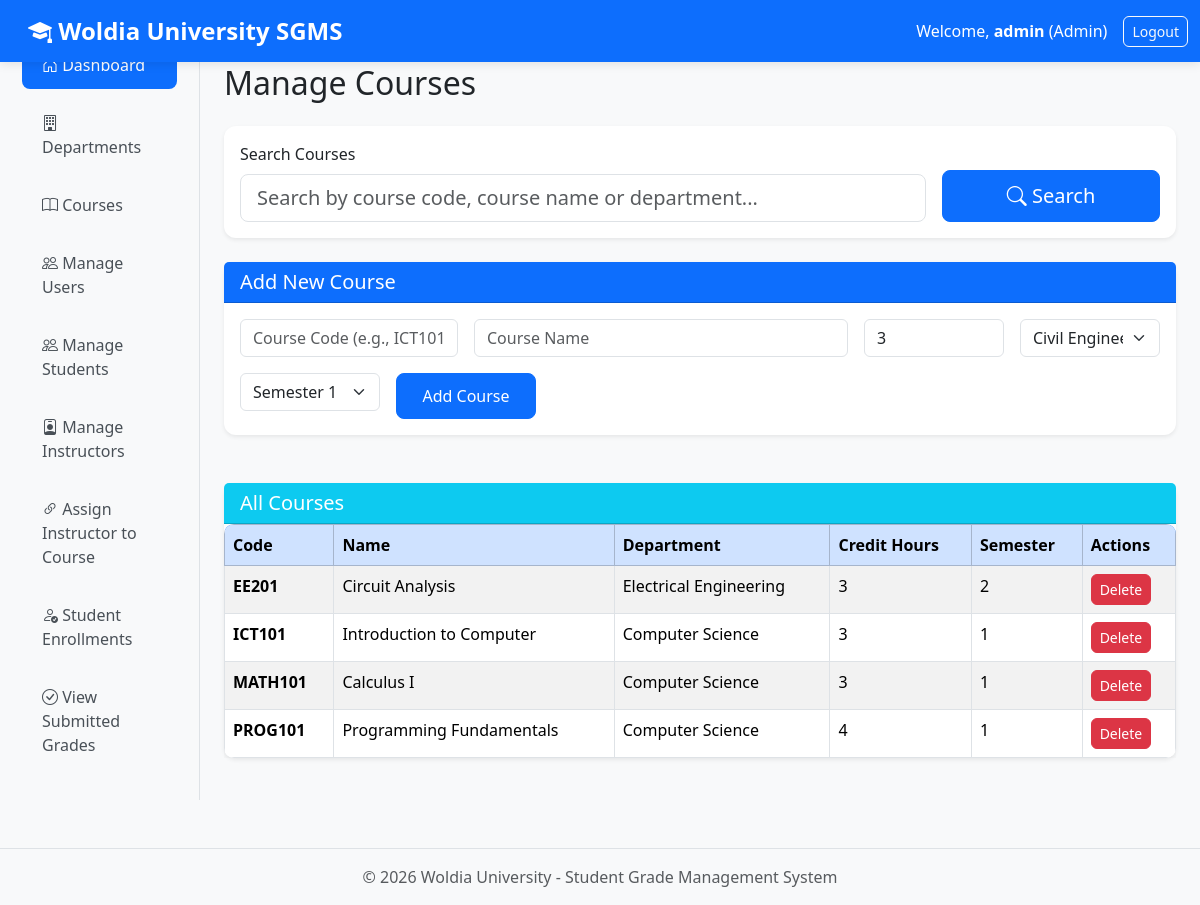
The page /admin/manage_courses.php (signed in) on the database its author committed.
### tables this page shows
CREATE TABLE courses (
    id INT AUTO_INCREMENT PRIMARY KEY,
    course_code VARCHAR(20) UNIQUE NOT NULL,   
    course_name VARCHAR(100) NOT NULL,
    dept_id INT,
    credit_hours INT NOT NULL DEFAULT 3,
    semester INT NOT NULL,   
    FOREIGN KEY (dept_id) REFERENCES departments(id) ON DELETE SET NULL
);

CREATE TABLE departments (
    id INT AUTO_INCREMENT PRIMARY KEY,
    dept_code VARCHAR(10) UNIQUE NOT NULL,   
    dept_name VARCHAR(100) NOT NULL          
);

### admin/manage_courses.php (the view, shortened to what this page needs)
<?php include '../includes/header.php'; ?>
<h2 class="mb-4">Manage Courses</h2>
<div class="card mb-4 shadow-sm">
    <div class="card-body">
        <form method="GET" class="row g-3 align-items-end">
            <div class="col-md-9">
                <label for="search" class="form-label">Search Courses</label>
                <input type="text"
                       name="search"
                       id="search"
                       class="form-control form-control-lg"
                       placeholder="Search by course code, course name or department..."
                       value="<?= htmlspecialchars($_GET['search'] ?? '') ?>">
            </div>
            <div class="col-md-3">
                <button type="submit" class="btn btn-primary btn-lg w-100">
                    <i class="bi bi-search"></i> Search
                </button>
            </div>
        </form>
    </div>
</div>
<div class="card mb-5 shadow-sm">
    <div class="card-header bg-primary text-white">
        <h5 class="mb-0">Add New Course</h5>
    </div>
    <div class="card-body">
        <form action="process_add_course.php" method="POST">
            <div class="row g-3">
                <div class="col-md-3">
                    <input type="text" name="course_code" class="form-control" placeholder="Course Code (e.g., ICT101)" required>
                </div>
                <div class="col-md-5">
                    <input type="text" name="course_name" class="form-control" placeholder="Course Name" required>
                </div>
                <div class="col-md-2">
                    <input type="number" name="credit_hours" class="form-control" value="3" min="1" max="6" required>
                </div>
                <div class="col-md-2">
                    <select name="dept_id" class="form-select" required>
                        <?php
                        $res = mysqli_query($conn, "SELECT * FROM departments ORDER BY dept_name");
                        while ($d = mysqli_fetch_assoc($res)) {
                            echo "<option value='{$d['id']}'>{$d['dept_name']}</option>";
                        }
                        ?>
                    </select>
                </div>
                <div class="col-md-2">
                    <select name="semester" class="form-select" required>
                        <option value="1">Semester 1</option>
                    </select>
                </div>
                <div class="col-md-2">
                    <button type="submit" class="btn btn-primary w-100">Add Course</button>
                </div>
            </div>
        </form>
    </div>
</div>
<div class="card shadow-sm">
    <div class="card-header bg-info text-white d-flex justify-content-between align-items-center">
        <h5 class="mb-0">All Courses</h5>
    </div>
    <div class="card-body p-0">
        <div class="table-responsive">
            <table class="table table-striped table-hover table-bordered mb-0">
                <thead class="table-primary">
                    <tr>
                        <th>Code</th>
                        <th>Name</th>
                        <th>Department</th>
                        <th>Credit Hours</th>
                        <th>Semester</th>
                        <th>Actions</th>
                    </tr>
                </thead>
                <tbody>
                <?php
                $sql = "
                    SELECT c.*, d.dept_name
                    FROM courses c
                    JOIN departments d ON c.dept_id = d.id
                ";
                $sql .= " ORDER BY c.course_code";
                $stmt = $conn->prepare($sql);
                $stmt->execute();
                $result = $stmt->get_result();
                $has_results = $result->num_rows > 0;
                if ($has_results):
                    while ($row = $result->fetch_assoc()):
                ?>
                        <tr>
                            <td><strong><?= htmlspecialchars($row['course_code']) ?></strong></td>
                            <td><?= htmlspecialchars($row['course_name']) ?></td>
                            <td><?= htmlspecialchars($row['dept_name']) ?></td>
                            <td><?= htmlspecialchars($row['credit_hours']) ?></td>
                            <td><?= htmlspecialchars($row['semester']) ?></td>
                            <td>
                                <a href='delete_course.php?id=<?= $row['id'] ?>'
                                   class='btn btn-danger btn-sm'
                                   onclick='return confirm("Delete this course? This action cannot be undone.")'>
                                   Delete
                                </a>
                            </td>
                        </tr>
                <?php
                    endwhile;
                endif; ?>
                </tbody>
            </table>
        </div>
    </div>
</div>
<?php include '../includes/footer.php'; ?>

### includes/header.php (shortened to what this page needs)
<?php
$current_role = $_SESSION['role'];
?>
<!DOCTYPE html>
<html lang="en">
<head>
    <link href="https://cdn.jsdelivr.net/npm/bootstrap@5.3.2/dist/css/bootstrap.min.css" rel="stylesheet">
    <link rel="stylesheet" href="https://cdn.jsdelivr.net/npm/bootstrap-icons@1.11.0/font/bootstrap-icons.css">
    <link rel="stylesheet" href="../assets/css/style.css">
</head>
<body>
    <nav class="navbar navbar-dark bg-primary fixed-top">
    <div class="container-fluid">
        <a class="navbar-brand ms-3" href="<?php echo ($current_role == 'admin' || $current_role == 'instructor') ? ($current_role == 'admin' ? 'admin/dashboard.php' : 'instructor/dashboard.php') : 'student/dashboard.php'; ?>">
            <i class="bi bi-mortarboard-fill"></i> Woldia University SGMS
        </a>
        <div class="text-white d-flex align-items-center">
            <span class="me-3">
                Welcome, <strong><?php echo htmlspecialchars($_SESSION['username']); ?></strong>
                (<?php echo ucfirst($current_role); ?>)
            </span>
            <a href="../logout.php" class="btn btn-outline-light btn-sm">Logout</a>
        </div>
    </div>
</nav>
    <div class="container-fluid">
        <div class="row">
            <?php if ($current_role == 'admin' || $current_role == 'instructor'): ?>
            <div class="col-md-3 col-lg-2 d-md-block bg-light sidebar collapse" id="sidebarMenu">
                <?php
                if ($current_role == 'admin') {
                    include '../includes/sidebar.php';
                } elseif ($current_role == 'instructor') {
                    include '../instructor/sidebar.php';
                }
                ?>
            </div>
            <?php endif; ?>
            <main class="<?php echo ($current_role == 'admin' || $current_role == 'instructor') ? 'col-md-9 ms-sm-auto col-lg-10' : 'col-12'; ?> px-md-4 mt-5 pt-3">

### includes/sidebar.php
<nav class="nav flex-column pt-3">
    <a class="nav-link active" href="dashboard.php">
        <i class="bi bi-house-door"></i> Dashboard
    </a>
    <a class="nav-link" href="manage_departments.php">
        <i class="bi bi-building"></i> Departments
    </a>
    <a class="nav-link" href="manage_courses.php">
        <i class="bi bi-book"></i> Courses
    </a>
    <a class="nav-link" href="manage_users_full.php">
    <i class="bi bi-people"></i> Manage Users
</a>
    <a class="nav-link" href="manage_students.php">
        <i class="bi bi-people"></i> Manage Students
    </a>
    <a class="nav-link" href="manage_instructors.php">
        <i class="bi bi-person-badge"></i> Manage Instructors
    </a>
    <a class="nav-link" href="assign_instructor.php">
        <i class="bi bi-link-45deg"></i> Assign Instructor to Course
    </a>
    <a class="nav-link" href="manage_enrollments.php">
        <i class="bi bi-person-check"></i> Student Enrollments
    </a>
    <a class="nav-link" href="view_submitted_grades.php">
    <i class="bi bi-check-circle"></i> View Submitted Grades
</a>
</nav>

### includes/footer.php (shortened to what this page needs)
            </main>
        </div>
    </div>
    <footer class="bg-light text-center py-3 mt-5 border-top">
        <p class="mb-0 text-muted">&copy; 2026 Woldia University - Student Grade Management System</p>
    </footer>
</body>
</html>

### assets/css/style.css (style rules this page uses)
body { background-color: #f8f9fa; font-family: 'Segoe UI', Arial, sans-serif; }
.navbar { box-shadow: 0 2px 10px rgba(0,0,0,0.1); }
.sidebar { min-height: 100vh; border-right: 1px solid #dee2e6; padding-top: 20px; }
.sidebar .nav-link { padding: 12px 20px; color: #495057; border-radius: 8px; margin: 5px 10px; transition: all 0.3s; }
.sidebar .nav-link:hover, .sidebar .nav-link.active { background-color: #0d6efd; color: white !important; }
.sidebar .nav-link i { width: 25px; }
.card { border: none; border-radius: 12px; box-shadow: 0 4px 15px rgba(0,0,0,0.08); transition: transform 0.2s; }
.table { background: white; border-radius: 10px; overflow: hidden; box-shadow: 0 4px 15px rgba(0,0,0,0.05); }
.table thead { background-color: #0d6efd; color: white; }
.btn-primary { border-radius: 8px; padding: 10px 20px; }
.btn-sm { border-radius: 6px; }
.navbar-brand { font-size: 24px; font-weight: bold; }

### rows shown on the page
courses: course_code "EE201", course_name "Circuit Analysis", dept.dept_name "Electrical Engineering", credit_hours "3", semester "2"
courses: course_code "ICT101", course_name "Introduction to Computer", dept.dept_name "Computer Science", credit_hours "3", semester "1"
courses: course_code "MATH101", course_name "Calculus I", dept.dept_name "Computer Science", credit_hours "3", semester "1"
courses: course_code "PROG101", course_name "Programming Fundamentals", dept.dept_name "Computer Science", credit_hours "4", semester "1"

### other values the page prints
$_SESSION['username'] "admin"
$current_role "Admin"
form field dept_id "Civil Engineering"
